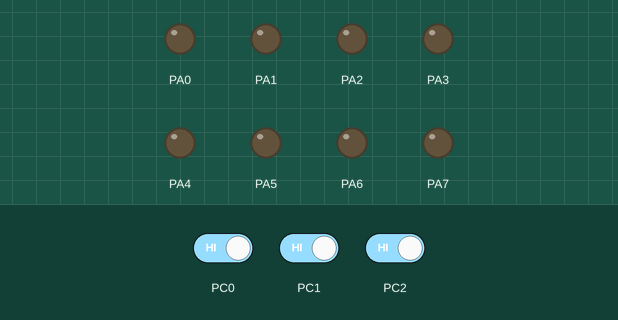
This program was run on a simulated ATmega32, built with avr-gcc and emulated at 8 MHz. Shown: output pins drawn as LEDs (lit = HIGH). Dashed ring = blinking. The test bench sets the inputs (shaded band); at power-on: PC0 HIGH, PC1 HIGH, PC2 HIGH.

Above: at 1.2 s.
1.3 s: PC0 driven LOW and PC1 driven LOW and PC2 driven LOW
At 1.67 s:
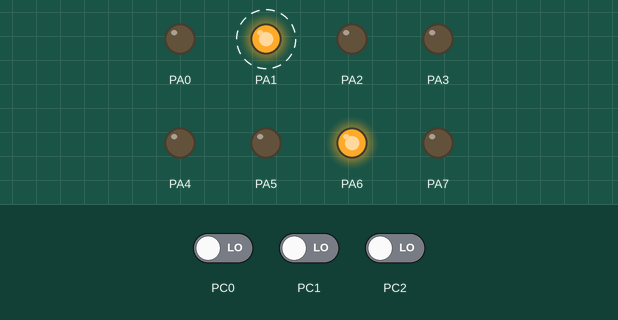
4.3 s: PC0 driven HIGH
At 5.1 s:
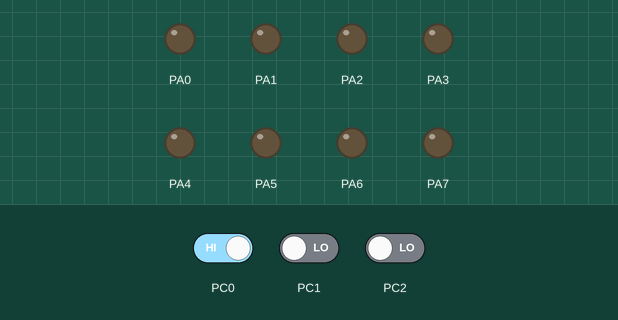
5.8 s: PC0 driven LOW
At 6.17 s:
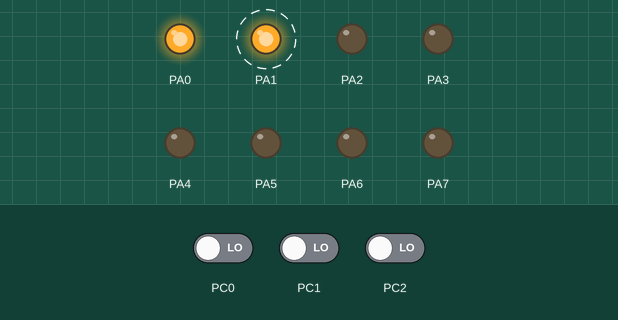
8.8 s: PC1 driven HIGH
At 9.7 s:
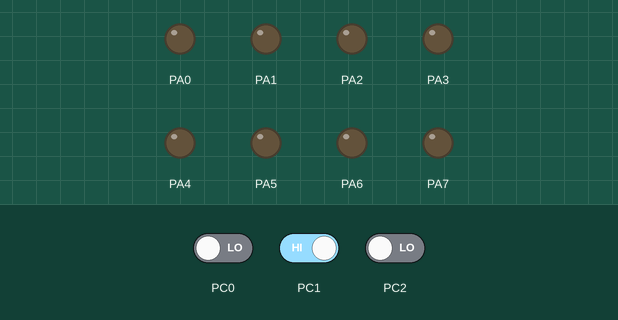
Timing chart, 0 to 11.3 s (numbered marks = the images above; inputs shaded):
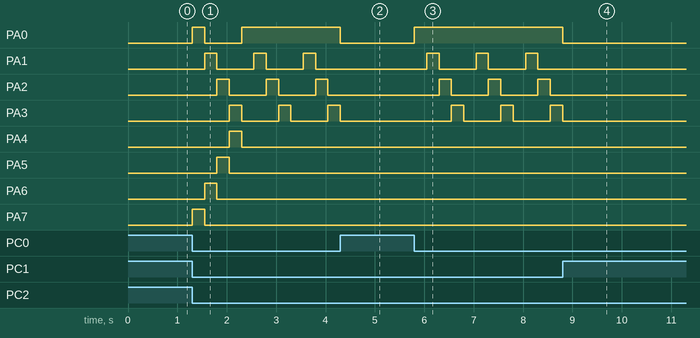

The program:

main.c
```c
#include <avr/io.h>
#include <avr/delay.h>

typedef unsigned int u8;
#define TGL_Bit(Var,BitNo) (Var ^= ((1)<< BitNo))
#define CLR_BIT(Var,BitNo) (Var &= ~((1)<<BitNo))
#define SET_BIT(Var,BitNo) (Var |= ((1)<<BitNo))

#define F_CPU 8000000;

	int main (void)
	{
		DDRA=0xFF;
		SET_BIT(PORTC,0);
		SET_BIT(PORTC,1);
		SET_BIT(PORTC,2);

		// Blinking every 500 ms
		/*
		while(1)
		{
			if((PINC & (0x07)) == 0)
			{
				PORTA = 0xFF;
				_delay_ms(500);
				PORTA = 0x00;
				_delay_ms(500);
			}
			else
				PORTA = 0x00;
				}
				*/
		u8 PortChange; // variable to shift ports every loop;
		//shift up
		/*
		while(1){
			if((PINC & (0x07)) == 0)
			{
				for(int i =0; i<=8;i++){
					SET_BIT(PORTA,i);
					_delay_ms(250);
					CLR_BIT(PORTA,i);
				}
			}
			else
				PORTA=0x00;


		}*/

		//shift down

		/*while(1){
				if((PINC & (0x07)) == 0)
				{
					for(int i =7; i>=0;i--){
						SET_BIT(PORTA,i);
						_delay_ms(250);
						CLR_BIT(PORTA,i);
						}
					}
					else
						PORTA=0x00;


				} */

		// 2 leds convegring
		u8 j=7;
		while(1){
				if((PINC & (0x07)) == 0)
				{
					for(int i =0; i<=3;i++){

						SET_BIT(PORTA,i+j);
						SET_BIT(PORTA,i);
						_delay_ms(250);
						CLR_BIT(PORTA,i);
						CLR_BIT(PORTA,i+j);
						j=j-2;
						if(j<=0){
							j=7;
						}
							}
				}
				else
					PORTA=0x00;


						}

		return 0;
	}
```

Measured:
- after the input at 1.3 s, PA0: LOW → HIGH at once, → LOW 0.25 s later, → HIGH 0.75 s later; PA1: alternates HIGH for 0.25 s and LOW for 0.75 s, starting after 0.25 s
- after the input at 4.3 s, PA0: HIGH → LOW at once; PA1: stays LOW (without the input it goes to HIGH after 0.25 s); PA2: stays LOW (without the input it goes to HIGH after 0.50 s); PA3: goes on until 4.3 s, then stays LOW
- after the input at 5.8 s, PA0: LOW → HIGH at once; PA1: alternates HIGH for 0.25 s and LOW for 0.75 s, starting after 0.25 s; PA2: alternates HIGH for 0.25 s and LOW for 0.75 s, starting after 0.50 s; PA3: alternates HIGH for 0.25 s and LOW for 0.75 s, starting after 0.75 s
- after the input at 8.8 s, PA0: HIGH → LOW at once; PA1, PA2: stops changing and stays LOW; PA3: goes on until 8.8 s, then stays LOW
